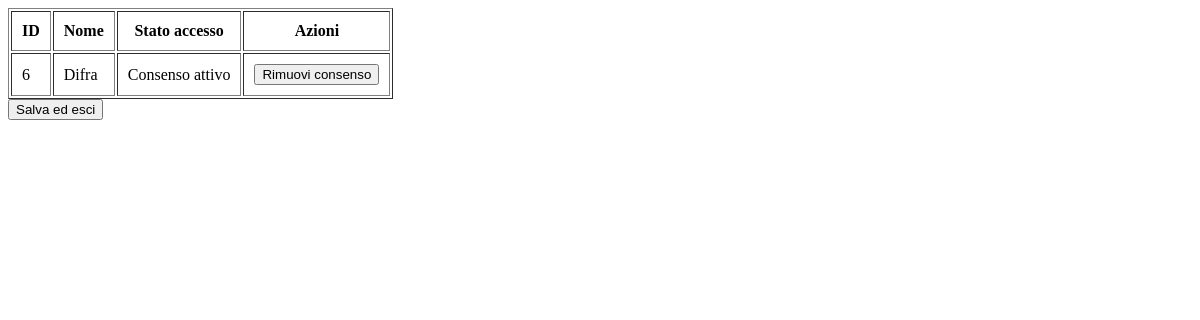
Before: /admin/admin.php with the older database file.
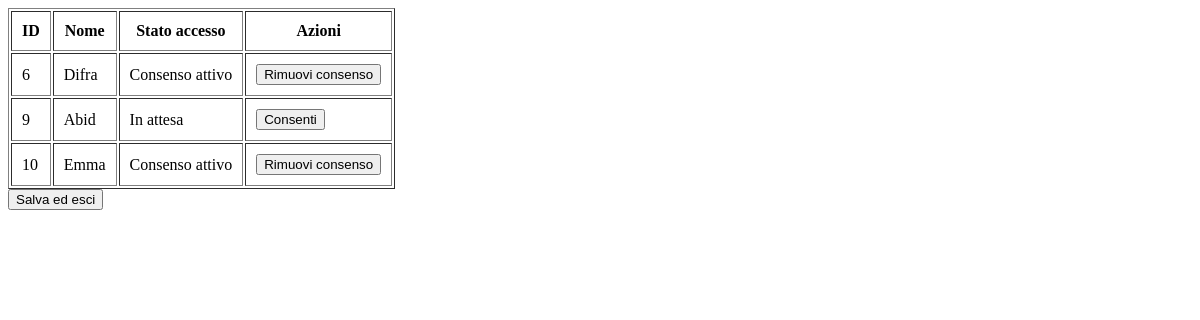
After: the same page with the newer database file.
### tables this page shows
CREATE TABLE `utenza` (
  `id` int(11) NOT NULL,
  `nome` varchar(100) NOT NULL,
  `password` varchar(255) NOT NULL,
  `verifica` tinyint(1) DEFAULT NULL,
  `ruolo` varchar(30) NOT NULL DEFAULT 'utente'
);

### admin/admin.php (the view, shortened to what this page needs)
<?php
require_once __DIR__ . "/../app/config.php";
$risultato = mysqli_query($link, "SELECT id, nome, verifica FROM utenza WHERE nome != 'Luca' AND nome != 'admin'");
?>
<!DOCTYPE html>
<html lang="it">
<head>
</head>
<body>
    <table border="1" cellpadding="10">
        <tr>
            <th>ID</th>
            <th>Nome</th>
            <th>Stato accesso</th>
            <th>Azioni</th>
        </tr>
        <?php while ($utente = mysqli_fetch_assoc($risultato)) { ?>
            <?php $azione = (int) $utente["verifica"] === 1 ? "revoca" : "consenti"; ?>
            <tr>
                <td><?= $utente["id"] ?></td>
                <td><?= htmlspecialchars($utente["nome"]) ?></td>
                <td><?= $azione === "revoca" ? "Consenso attivo" : "In attesa" ?></td>
                <td>
                    <form method="post">
                        <button type="submit" name="azione" value="<?= $azione ?>"
                            onclick="return confirm('<?= $azione === "consenti" ? "Vuoi consentire l'accesso?" : "Vuoi rimuovere il consenso?" ?>')">
                            <?= $azione === "consenti" ? "Consenti" : "Rimuovi consenso" ?>
                        </button>
                    </form>
                </td>
            </tr>
        <?php } ?>
    </table>
    <button onclick="window.location.href='/php-crud/index.php'">Salva ed esci</button>
</body>
</html>

Changed rows visible on the page:
added utenza: id "9", nome "Abid", verifica "In attesa"
added utenza: id "10", nome "Emma", verifica "Consenso attivo"
